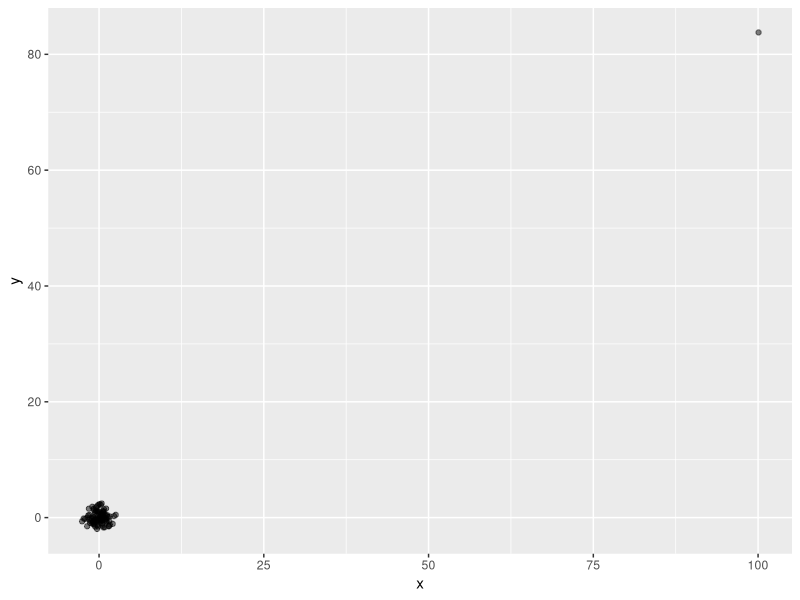

Reproduce this figure in R.
library(tidyverse)
library(broom)
set.seed(1, sample.kind = "Rounding")
# Outliers are another way we observe high correl. w/ no causation

# Take 2 measurements from 2 independent outcomes, x & y, and standardize the measurements
# HOWEVER, we made a fatal flaw and forgot to standardize entry 23
x = rnorm(100, 100, 1)
y = rnorm(100, 84, 1)
x[-23] = scale(x[-23])
y[-23] = scale(y[-23])

tibble(x, y) %>% ggplot(aes(x, y)) +
  geom_point(alpha = 0.5)
# The above plot has most points grouped in the bottom left of the plot,
# and one point waaaay up to the far top-right corner

cor(x, y) # 0.988

# If we remove the outlier the correl. is reduced to almost 0
cor(x[-23], y[-23]) # -0.00107


# The Spearman correlation is robust against outliers
# It involves the computation of correl on the RANKS of vals
cor(rank(x), rank(y)) # 0.0658, much closer to 0 even w/ the outlier

# Spearman correl. can also be called by using the method arg w/in cor
cor(x, y, method = "spearman") # 0.0658

# Learn more about robust methods in this book:
# Robust Statistics: Edition 2;
# Peter J. Huber, Elvezio M. Ronchetti